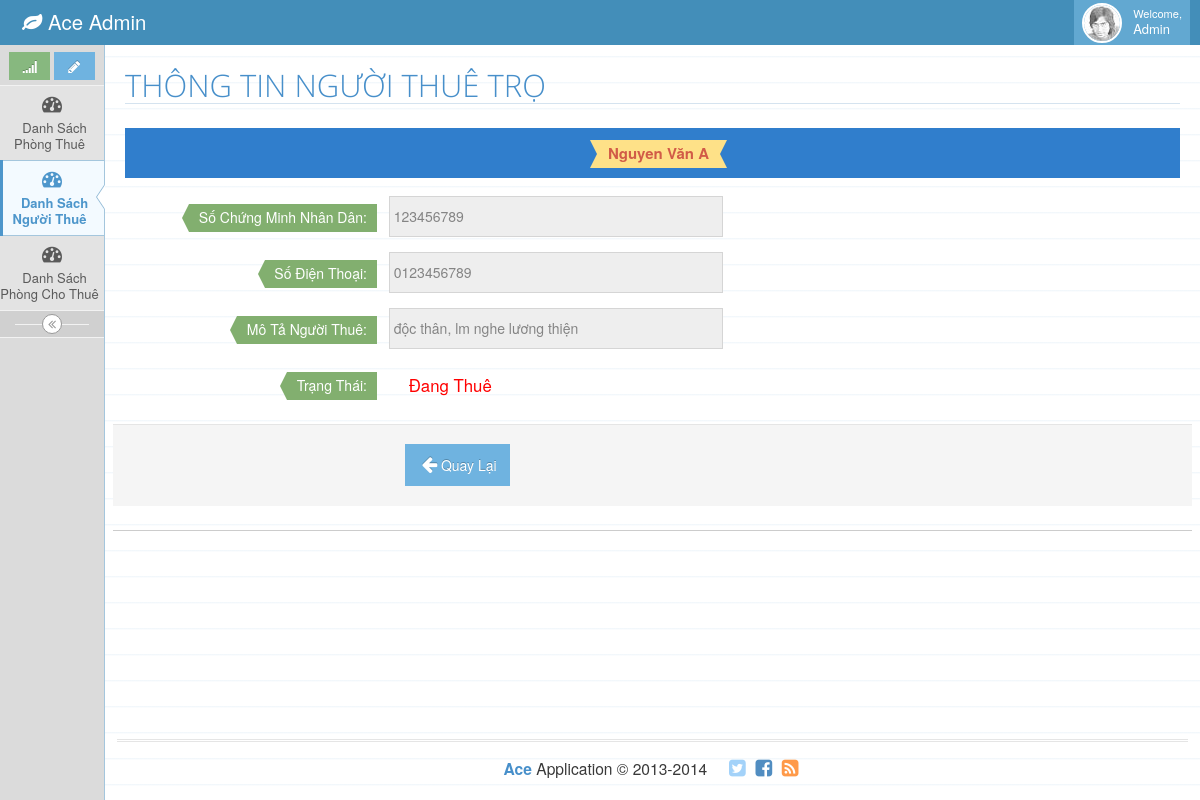
/DanhsachnguoithueController/renterdetail/1, run on the app's committed database.
### tables this page shows
CREATE TABLE `room_renter` (
  `ID` int(11) NOT NULL,
  `Full_name` varchar(200) NOT NULL,
  `SCMND` varchar(50) NOT NULL,
  `PhoneNumber` varchar(50) NOT NULL,
  `Decription` text DEFAULT NULL,
  `Status` tinyint(1) NOT NULL,
  `IS_DELETE` int(11) NOT NULL,
  `RENTER_DAYIN` varchar(50) DEFAULT NULL,
  `RENTER_DAYOUT` varchar(50) DEFAULT NULL
);

### app/core/Controller.php (called while the page is built, shortened)
<?php
class Controller
{
	public function model($model)
	{
		if (file_exists('app'.DS.'models'.DS.$model.'.php')) {
			return new $model();
		} else {
			die('Model '.$model.' not exist.');
		}
	}
	public function view($view,$data = [])
	{
		$init_view = new View();
		return $init_view->render($view,$data);
	}
}
 ?>

### app/controller/DanhsachnguoithueController.php (called while the page is built, shortened)
<?php
class DanhsachnguoithueController extends Controller
{
    public function renterdetail($id)
    {
        $renter = $this->model('NguoithueModel');
        $result =  $renter->findByID($id);
        $this->view('quanlynguoithue/renterdetail',['renter'=>$result]);
    }
}

### app/core/autoload.php (called while the page is built, shortened)
<?php
	$url = isset($_GET['url'])?explode('/',filter_var(rtrim($_GET['url'],'/'),FILTER_SANITIZE_URL)):[];
	Router::route($url);
?>

### index.php (called while the page is built, shortened)
<?php
require_once (ROOT.DS.'app'.DS.'core'.DS.'autoload.php');
?>

### app/core/DB.php (called while the page is built, shortened)
<?php
class DB
{
	private static $_intance = null;
	private $_pdo,$_query,$_result,$_count = 0, $_lastInsertID = null,$_error = false;
	private function __construct()
	{
		try {
			$this->_pdo = new PDO('mysql:host='.DB_HOST.';dbname='.DB_NAME.';charset=utf8',DB_USERNAME,DB_PASSWORD);
		} catch (PDOException $e) {
			die($e->getMessage());
		}
	}
	public static function getInstance()
	{
		if (!isset(self::$_intance)) {
			self::$_intance = new DB();
		}
		return self::$_intance;
	}
	public function query($sql,$params = [])
	{
		if ($this->_query = $this->_pdo->prepare($sql)) {
			$stt = 1;
			foreach ($params as $param) {
				$this->_query->bindValue($stt,$param);
				$stt ++;
			}
		}
		if ($this->_query->execute()) {
			$this->_result = $this->_query->fetchAll(PDO::FETCH_CLASS);
		}else {
			$this->_error = true;
		}
		return $this;
	}
	public function results()
	{
		return $this->_result;
	}
	public function first()
	{
		return (!empty($this->_result))? $this->_result[0]:[];
	}
	public function get_columns($table)
	{
		return $this->query("SHOW COLUMNS FROM {$table}")->results();
	}
	protected function _read($table, $params=[])
	{
		$conditionString = '';
		$bind =[];
		$order ='';
		$limit = '';
		if (isset($params['conditions'])) {
			if (is_array($params['conditions'])) {
				foreach ($params['conditions'] as $condition) {
					$conditionString .=' '. $condition.' AND';
				}
				$conditionString = trim($conditionString);
				$conditionString = rtrim($conditionString, ' AND');
			}else {
				$conditionString = $params['conditions'];
			}
			if ($conditionString != '') {
				$conditionString = ' WHERE '. $conditionString;
			}
		}
		if (array_key_exists('bind',$params)) {
			$bind = $params['bind'];
		}
		$sql = "SELECT * FROM {$table}{$conditionString}{$order}{$limit}";
		if ($this->query($sql,$bind)) {
			return true;
		}
		return false;
	}
	public function findFirst($table,$params =[])
	{
		if ($this->_read($table,$params)) {
			return $this->first();
		}
		return false;
	}
}
 ?>

### app/core/Model.php (called while the page is built, shortened)
<?php
class Model
{
    protected $_db, $table, $_modelName,$_columnName=[];
    public function __construct() {
        $this->_db = DB::getInstance();
        $this->_setTableColumns();
    }
    protected function _setTableColumns() {
        $columns = $this->_db->get_columns($this->table);
    }
    public function findFirst($params) {
        $resultsQuery = $this->_db->findFirst($this->table,$params);
        return $resultsQuery;
    }
    public function findByID($id) {
        $primary_key = $this->_db->get_key($this->table);
        $resultsQuery = $this->findFirst(['conditions'=>[$primary_key.' = ?'],'bind' =>[$id]]);
        return $resultsQuery;
    }
}

### app/lib/helpers/helpers.php (called while the page is built, shortened)
<?php
function url($url='',$params=[])
{
    $urlString = '';
    if (! empty($url) && $url !='/') {
        $url = trim($url,'/');
        $urlArr = explode('/',$url);
        if(count($urlArr) == 1) {
            array_push($urlArr,'index');
        }
        $urlString = implode(DS,$urlArr);
    }
    return ('/'.$urlString);
}

### app/view/quanlynguoithue/renterdetail.php (the view, shortened to what this page needs)
<div class="row">
    <div class="col-xs-12">
        <h1 class="header smaller lighter blue">THÔNG TIN NGƯỜI THUÊ TRỌ</h1>
        <div class="clearfix">
        </div>
        <div class="table-header" style="text-align: center; line-height: 50px;">
            <span class="label label-xlg label-yellow arrowed-in-right arrowed-in" style="font-weight: bold; font-size: 15px; color: #D15B47;"><?= $renter->Full_name; ?></span>
        </div>
        <div class="row header">
            <form class="form-horizontal" role="form">
                <div class="form-group">
                    <label class="col-sm-3 control-label no-padding-right" for="form-field-1"><span class="label label-xlg label-success arrowed">Số Chứng Minh Nhân Dân:</span></label>
                    <div class="col-sm-9">
                        <input type="text" disabled value="<?= $renter->SCMND ; ?>" class="col-xs-10 col-sm-5">
                    </div>
                </div>
                <div class="form-group">
                    <label class="col-sm-3 control-label no-padding-right" for="form-field-1"><span class="label label-xlg label-success arrowed">Số Điện Thoại:</span></label>
                    <div class="col-sm-9">
                        <input type="text" disabled value="<?= $renter->PhoneNumber ; ?>" class="col-xs-10 col-sm-5">
                    </div>
                </div>
                <div class="form-group">
                    <label class="col-sm-3 control-label no-padding-right" for="form-field-1"><span class="label label-xlg label-success arrowed">Mô Tả Người Thuê:</span></label>
                    <div class="col-sm-9">
                        <input type="text" disabled value="<?= $renter->Decription ; ?>" class="col-xs-10 col-sm-5">
                    </div>
                </div>
                <div class="form-group">
                    <label class="col-sm-3 control-label no-padding-right" for="form-field-1"><span class="label label-xlg label-success arrowed">Trạng Thái:</span></label>
                    <div class="col-sm-9">
                        <div class="checkbox">
                            <label class="block">
                                <span class="lbl bigger-120" style="color: red;"><?= ($renter->Status != '0')?'Đang Thuê' : 'Đã Chuyển Đi' ;?></span>
                            </label>
                        </div>
                    </div>
                </div>
                <div class="clearfix form-actions">
                    <div class="col-md-offset-3 col-md-9">
                        <button class="btn btn-info" type="button">
                            <a href="<?= url('DanhsachnguoithueController'); ?>" style="color: #fff;" ><i class="ace-icon fa fa-arrow-left bigger-130" style="padding-right: 5%;" ></i>Quay Lại</a>
                        </button>
                    </div>
                </div>
            </form>
        </div>
    </div>
</div>

### data on the page
room_renter: Full_name "Nguyen Văn A", SCMND "123456789", PhoneNumber "0123456789", Decription "độc thân, lm nghe lương thiện"
